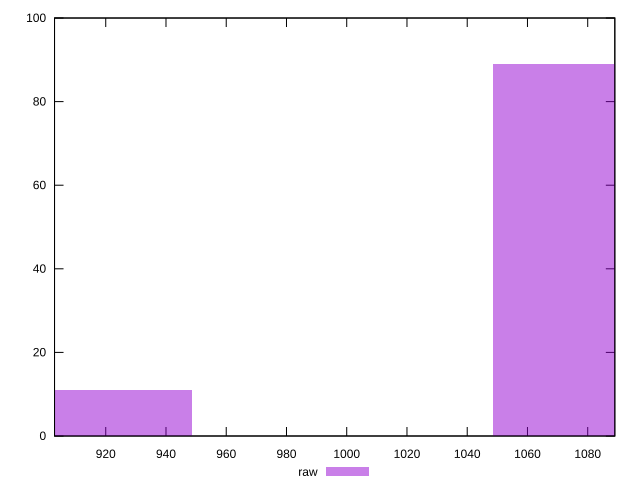

Source code (gnuplot):
reset

$raw <<EOF
1098.5410702316203 89
898.8063301895074 11
EOF

set key outside below
set boxwidth 99.86737002105639
set xrange [903:1089]
set yrange [0:100]
set trange [0:100]
set style fill transparent solid 0.5 noborder
set terminal svg size 640, 490 enhanced background rgb 'white'
set output "report_00017_2021-02-10T15-08-03.406Z/uses-rel-preload/samples/pages+cached+noadtech+nomedia+nocss/raw/histogram.svg"

plot $raw title "raw" with boxes

reset
